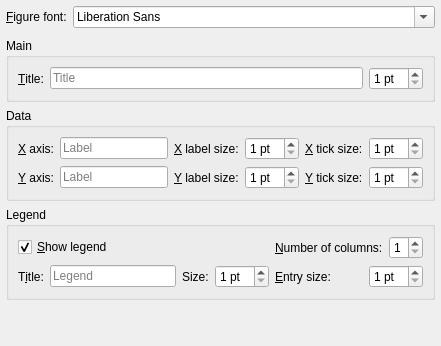
     <widget class="QWidget" name="tab_fonts">
      <attribute name="title">
       <string>&amp;Labels</string>
      </attribute>
      <layout class="QVBoxLayout" name="verticalLayout_8">
       <property name="leftMargin">
        <number>6</number>
       </property>
       <property name="topMargin">
        <number>6</number>
       </property>
       <property name="rightMargin">
        <number>6</number>
       </property>
       <property name="bottomMargin">
        <number>6</number>
       </property>
       <item>
        <layout class="QHBoxLayout" name="horizontalLayout_9">
         <property name="bottomMargin">
          <number>4</number>
         </property>
         <item>
          <widget class="QLabel" name="label_16">
           <property name="text">
            <string>&amp;Figure font:</string>
           </property>
           <property name="buddy">
            <cstring>combo_font_figure</cstring>
           </property>
          </widget>
         </item>
         <item>
          <widget class="QFontComboBox" name="combo_font_figure">
           <property name="sizePolicy">
            <sizepolicy hsizetype="MinimumExpanding" vsizetype="Fixed">
             <horstretch>0</horstretch>
             <verstretch>0</verstretch>
            </sizepolicy>
           </property>
          </widget>
         </item>
        </layout>
       </item>
       <item>
        <widget class="QGroupBox" name="group_main">
         <property name="title">
          <string>Main</string>
         </property>
         <layout class="QGridLayout" name="gridLayout_5" columnstretch="0,1,0">
          <item row="0" column="1">
           <widget class="QLineEdit" name="edit_figure_title">
            <property name="sizePolicy">
             <sizepolicy hsizetype="Preferred" vsizetype="Fixed">
              <horstretch>0</horstretch>
              <verstretch>0</verstretch>
             </sizepolicy>
            </property>
            <property name="inputMask">
             <string/>
            </property>
            <property name="placeholderText">
             <string>Title</string>
            </property>
           </widget>
          </item>
          <item row="0" column="0">
           <widget class="QLabel" name="label_11">
            <property name="text">
             <string>&amp;Title:</string>
            </property>
            <property name="buddy">
             <cstring>edit_figure_title</cstring>
            </property>
           </widget>
          </item>
          <item row="0" column="2">
           <widget class="QSpinBox" name="spin_size_title">
            <property name="suffix">
             <string> pt</string>
            </property>
            <property name="minimum">
             <number>1</number>
            </property>
            <property name="maximum">
             <number>96</number>
            </property>
           </widget>
          </item>
         </layout>
        </widget>
       </item>
       <item>
        <widget class="QGroupBox" name="group_x_axis">
         <property name="title">
          <string>Data</string>
         </property>
         <layout class="QGridLayout" name="gridLayout_2" columnstretch="0,1,0">
          <item row="0" column="0">
           <widget class="QLabel" name="label_9">
            <property name="text">
             <string>&amp;X axis:</string>
            </property>
            <property name="buddy">
             <cstring>edit_x_label</cstring>
            </property>
           </widget>
          </item>
          <item row="0" column="1">
           <layout class="QHBoxLayout" name="horizontalLayout_2" stretch="1,0,0">
            <item>
             <widget class="QLineEdit" name="edit_x_label">
              <property name="sizePolicy">
               <sizepolicy hsizetype="Preferred" vsizetype="Fixed">
                <horstretch>0</horstretch>
                <verstretch>0</verstretch>
               </sizepolicy>
              </property>
              <property name="placeholderText">
               <string>Label</string>
              </property>
             </widget>
            </item>
            <item>
             <widget class="QLabel" name="label">
              <property name="text">
               <string>&amp;X label size:</string>
              </property>
              <property name="buddy">
               <cstring>spin_size_x_label</cstring>
              </property>
             </widget>
            </item>
            <item>
             <widget class="QSpinBox" name="spin_size_x_label">
              <property name="suffix">
               <string> pt</string>
              </property>
              <property name="minimum">
               <number>1</number>
              </property>
              <property name="maximum">
               <number>96</number>
              </property>
             </widget>
            </item>
           </layout>
          </item>
          <item row="0" column="2">
           <layout class="QHBoxLayout" name="horizontalLayout_6">
            <item>
             <widget class="QLabel" name="label_14">
              <property name="text">
               <string>&amp;X tick size:</string>
              </property>
              <property name="buddy">
               <cstring>spin_size_x_ticklabels</cstring>
              </property>
             </widget>
            </item>
            <item>
             <widget class="QSpinBox" name="spin_size_x_ticklabels">
              <property name="suffix">
               <string> pt</string>
              </property>
              <property name="minimum">
               <number>1</number>
              </property>
              <property name="maximum">
               <number>96</number>
              </property>
             </widget>
            </item>
           </layout>
          </item>
          <item row="1" column="0">
           <widget class="QLabel" name="label_10">
            <property name="text">
             <string>&amp;Y axis:</string>
            </property>
            <property name="buddy">
             <cstring>edit_y_label</cstring>
            </property>
           </widget>
          </item>
          <item row="1" column="1">
           <layout class="QHBoxLayout" name="horizontalLayout_3" stretch="1,0,0">
            <item>
             <widget class="QLineEdit" name="edit_y_label">
              <property name="sizePolicy">
               <sizepolicy hsizetype="Preferred" vsizetype="Fixed">
                <horstretch>0</horstretch>
                <verstretch>0</verstretch>
               </sizepolicy>
              </property>
              <property name="text">
               <string/>
              </property>
              <property name="placeholderText">
               <string>Label</string>
              </property>
             </widget>
            </item>
            <item>
             <widget class="QLabel" name="label_2">
              <property name="text">
               <string>&amp;Y label size:</string>
              </property>
              <property name="buddy">
               <cstring>spin_size_y_label</cstring>
              </property>
             </widget>
            </item>
            <item>
             <widget class="QSpinBox" name="spin_size_y_label">
              <property name="suffix">
               <string> pt</string>
              </property>
              <property name="minimum">
               <number>1</number>
              </property>
              <property name="maximum">
               <number>96</number>
              </property>
             </widget>
            </item>
           </layout>
          </item>
          <item row="1" column="2">
           <layout class="QHBoxLayout" name="horizontalLayout_7">
            <item>
             <widget class="QLabel" name="label_17">
              <property name="text">
               <string>&amp;Y tick size:</string>
              </property>
              <property name="buddy">
               <cstring>spin_size_y_ticklabels</cstring>
              </property>
             </widget>
            </item>
            <item>
             <widget class="QSpinBox" name="spin_size_y_ticklabels">
              <property name="suffix">
               <string> pt</string>
              </property>
              <property name="minimum">
               <number>1</number>
              </property>
              <property name="maximum">
               <number>96</number>
              </property>
             </widget>
            </item>
           </layout>
          </item>
         </layout>
        </widget>
       </item>
       <item>
        <widget class="QGroupBox" name="group_legend_font">
         <property name="title">
          <string>Legend</string>
         </property>
         <layout class="QVBoxLayout" name="verticalLayout_9">
          <item>
           <layout class="QGridLayout" name="gridLayout_4" columnstretch="0,1,0">
            <item row="1" column="1">
             <layout class="QHBoxLayout" name="horizontalLayout_8" stretch="1,0,0">
              <item>
               <widget class="QLineEdit" name="edit_legend_title">
                <property name="sizePolicy">
                 <sizepolicy hsizetype="Preferred" vsizetype="Fixed">
                  <horstretch>0</horstretch>
                  <verstretch>0</verstretch>
                 </sizepolicy>
                </property>
                <property name="placeholderText">
                 <string>Legend</string>
                </property>
               </widget>
              </item>
              <item>
               <widget class="QLabel" name="label_4">
                <property name="text">
                 <string>Size:</string>
                </property>
               </widget>
              </item>
              <item>
               <widget class="QSpinBox" name="spin_size_legend">
                <property name="sizePolicy">
                 <sizepolicy hsizetype="Preferred" vsizetype="Fixed">
                  <horstretch>0</horstretch>
                  <verstretch>0</verstretch>
                 </sizepolicy>
                </property>
                <property name="suffix">
                 <string> pt</string>
                </property>
                <property name="minimum">
                 <number>1</number>
                </property>
                <property name="maximum">
                 <number>96</number>
                </property>
               </widget>
              </item>
             </layout>
            </item>
            <item row="0" column="0" colspan="2">
             <layout class="QHBoxLayout" name="horizontalLayout_4">
              <item>
               <widget class="QCheckBox" name="check_show_legend">
                <property name="text">
                 <string>&amp;Show legend</string>
                </property>
                <property name="checked">
                 <bool>true</bool>
                </property>
               </widget>
              </item>
             </layout>
            </item>
            <item row="0" column="2">
             <layout class="QHBoxLayout" name="horizontalLayout_10">
              <item>
               <widget class="QLabel" name="label_13">
                <property name="text">
                 <string>&amp;Number of columns:</string>
                </property>
                <property name="buddy">
                 <cstring>spin_columns</cstring>
                </property>
               </widget>
              </item>
              <item>
               <widget class="QSpinBox" name="spin_columns">
                <property name="minimum">
                 <number>1</number>
                </property>
                <property name="maximum">
                 <number>9</number>
                </property>
                <property name="value">
                 <number>1</number>
                </property>
               </widget>
              </item>
             </layout>
            </item>
            <item row="1" column="2">
             <layout class="QHBoxLayout" name="horizontalLayout_11">
              <item>
               <widget class="QLabel" name="label_19">
                <property name="sizePolicy">
                 <sizepolicy hsizetype="Expanding" vsizetype="Preferred">
                  <horstretch>0</horstretch>
                  <verstretch>0</verstretch>
                 </sizepolicy>
                </property>
                <property name="text">
                 <string>&amp;Entry size:</string>
                </property>
                <property name="buddy">
                 <cstring>spin_size_legend_entries</cstring>
                </property>
               </widget>
              </item>
              <item>
               <widget class="QSpinBox" name="spin_size_legend_entries">
                <property name="sizePolicy">
                 <sizepolicy hsizetype="Preferred" vsizetype="Fixed">
                  <horstretch>0</horstretch>
                  <verstretch>0</verstretch>
                 </sizepolicy>
                </property>
                <property name="suffix">
                 <string> pt</string>
                </property>
                <property name="minimum">
                 <number>1</number>
                </property>
                <property name="maximum">
                 <number>96</number>
                </property>
               </widget>
              </item>
             </layout>
            </item>
            <item row="1" column="0">
             <widget class="QLabel" name="label_12">
              <property name="text">
               <string>T&amp;itle:</string>
              </property>
              <property name="buddy">
               <cstring>edit_legend_title</cstring>
              </property>
             </widget>
            </item>
           </layout>
          </item>
         </layout>
        </widget>
       </item>
       <item>
        <spacer name="verticalSpacer">
         <property name="orientation">
          <enum>Qt::Vertical</enum>
         </property>
         <property name="sizeHint" stdset="0">
          <size>
           <width>20</width>
           <height>40</height>
          </size>
         </property>
        </spacer>
       </item>
      </layout>
     </widget>
